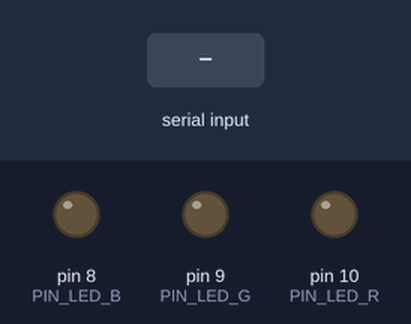
Bench run of a sketch on a simulated Arduino Uno, built with avr-gcc and run on an emulated ATmega328P. On the bench: output pins drawn as LEDs (lit = HIGH). The test bench sets the inputs (shaded band).

Above: at 1.2 s.
1.3 s: "R\n" received over Serial
At 2.5 s:
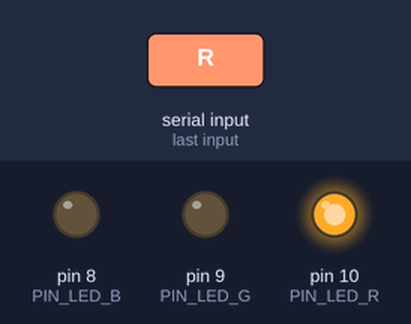
2.8 s: "G\n" received over Serial
At 3.8 s:
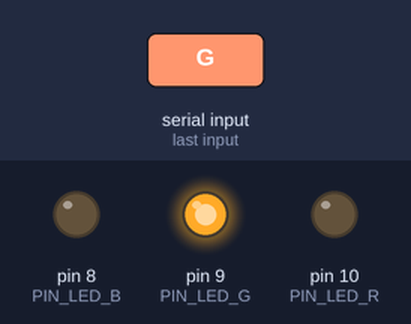
4.3 s: "B\n" received over Serial
At 5.0 s:
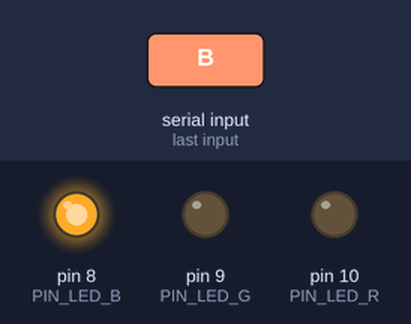
5.8 s: "N\n" received over Serial
At 6.1 s:
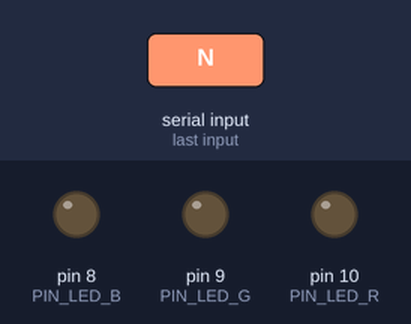
Timing chart, 0 to 8.3 s (numbered marks = the images above; inputs shaded):
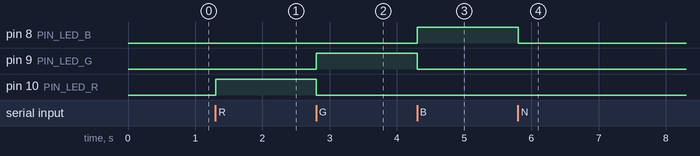

Measured:
- after the input at 1.3 s, pin 10 (PIN_LED_R): LOW → HIGH at once
- after the input at 2.8 s, pin 9 (PIN_LED_G): LOW → HIGH at once; pin 10 (PIN_LED_R): HIGH → LOW at once
- after the input at 4.3 s, pin 8 (PIN_LED_B): LOW → HIGH at once; pin 9 (PIN_LED_G): HIGH → LOW at once
- after the input at 5.8 s, pin 8 (PIN_LED_B): HIGH → LOW at once

The sketch:

clase6.ino
```cpp
const int PIN_LED_R = 10;
const int PIN_LED_G = 9;
const int PIN_LED_B = 8;

void apagarTodos() {
  digitalWrite(PIN_LED_R, LOW);
  digitalWrite(PIN_LED_G, LOW);
  digitalWrite(PIN_LED_B, LOW);
}

void setup() {
  pinMode(PIN_LED_R, OUTPUT);
  pinMode(PIN_LED_G, OUTPUT);
  pinMode(PIN_LED_B, OUTPUT);
  apagarTodos();

  Serial.begin(9600);
}

void loop() {
  if (Serial.available() > 0) {
    String comando = Serial.readStringUntil('\n');
    comando.trim();

    if (comando == "R") {
      apagarTodos();
      digitalWrite(PIN_LED_R, HIGH);
    } else if (comando == "G") {
      apagarTodos();
      digitalWrite(PIN_LED_G, HIGH);
    } else if (comando == "B") {
      apagarTodos();
      digitalWrite(PIN_LED_B, HIGH);
    } else if (comando == "N") {
      apagarTodos();
    }
  }
}
```
